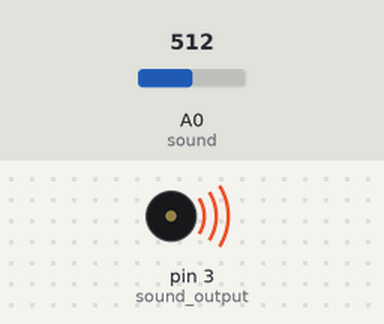
This sketch was run on a simulated Arduino Uno, built with avr-gcc and run on an emulated ATmega328P. On the bench: buzzer (waves = sounding). The test bench sets the inputs (shaded band); at power-on: A0 (sound) = 512. What the sketch prints to the serial monitor is not drawn.

Above: at 0.1 s.
Timing chart, 0 to 1.6 s (numbered marks = the images above):
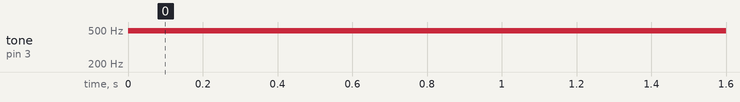

Measured:
- by itself, tone on pin 3 (sound_output): silent → 490 Hz at 0.00 s

The sketch:

SDU_4.ino
```cpp
int sound = A0;
int sound_output = 3;

void setup() {
  // put your setup code here, to run once:
  Serial.begin(9600);
}
void loop() {
  // put your main code here, to run repeatedly:
  Serial.println(analogRead(sound));
  if (analogRead(sound) >  100){
  analogWrite(sound_output, 22222);
  delay(2000);
  }

  else
  {analogWrite(sound_output, 0);
  delay(2000);
  }
}
```
